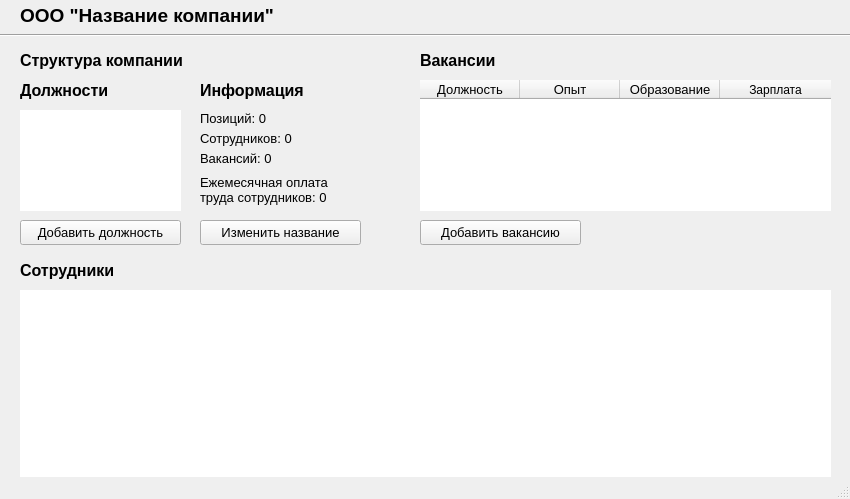
<?xml version="1.0" encoding="UTF-8"?>
<ui version="4.0">
 <class>MainWindow</class>
 <widget class="QMainWindow" name="MainWindow">
  <property name="geometry">
   <rect>
    <x>0</x>
    <y>0</y>
    <width>850</width>
    <height>499</height>
   </rect>
  </property>
  <property name="windowTitle">
   <string>MainWindow</string>
  </property>
  <widget class="QWidget" name="centralwidget">
   <widget class="QTableWidget" name="Employee_tableWidget">
    <property name="geometry">
     <rect>
      <x>20</x>
      <y>290</y>
      <width>811</width>
      <height>191</height>
     </rect>
    </property>
    <property name="font">
     <font>
      <family>Arial</family>
      <pointsize>10</pointsize>
     </font>
    </property>
    <property name="frameShape">
     <enum>QFrame::NoFrame</enum>
    </property>
    <property name="editTriggers">
     <set>QAbstractItemView::NoEditTriggers</set>
    </property>
    <property name="sortingEnabled">
     <bool>true</bool>
    </property>
    <property name="rowCount">
     <number>0</number>
    </property>
    <property name="columnCount">
     <number>6</number>
    </property>
    <attribute name="horizontalHeaderVisible">
     <bool>false</bool>
    </attribute>
    <attribute name="horizontalHeaderCascadingSectionResizes">
     <bool>true</bool>
    </attribute>
    <attribute name="horizontalHeaderDefaultSectionSize">
     <number>130</number>
    </attribute>
    <attribute name="horizontalHeaderHighlightSections">
     <bool>false</bool>
    </attribute>
    <attribute name="horizontalHeaderShowSortIndicator" stdset="0">
     <bool>false</bool>
    </attribute>
    <attribute name="horizontalHeaderStretchLastSection">
     <bool>true</bool>
    </attribute>
    <attribute name="verticalHeaderVisible">
     <bool>false</bool>
    </attribute>
    <attribute name="verticalHeaderCascadingSectionResizes">
     <bool>true</bool>
    </attribute>
    <attribute name="verticalHeaderHighlightSections">
     <bool>false</bool>
    </attribute>
    <column>
     <property name="text">
      <string>ФИО</string>
     </property>
    </column>
    <column>
     <property name="text">
      <string>Возраст</string>
     </property>
    </column>
    <column>
     <property name="text">
      <string>Должность</string>
     </property>
    </column>
    <column>
     <property name="text">
      <string>Образование</string>
     </property>
    </column>
    <column>
     <property name="text">
      <string>Опыт работы</string>
     </property>
    </column>
    <column>
     <property name="text">
      <string>Начало работы</string>
     </property>
    </column>
   </widget>
   <widget class="QLabel" name="cmp_name_label">
    <property name="geometry">
     <rect>
      <x>20</x>
      <y>0</y>
      <width>851</width>
      <height>31</height>
     </rect>
    </property>
    <property name="font">
     <font>
      <family>Arial</family>
      <pointsize>14</pointsize>
      <weight>75</weight>
      <bold>true</bold>
     </font>
    </property>
    <property name="text">
     <string>ООО &quot;Название компании&quot;</string>
    </property>
   </widget>
   <widget class="QTableWidget" name="vac_tableWidget">
    <property name="geometry">
     <rect>
      <x>420</x>
      <y>80</y>
      <width>411</width>
      <height>131</height>
     </rect>
    </property>
    <property name="frameShape">
     <enum>QFrame::NoFrame</enum>
    </property>
    <property name="editTriggers">
     <set>QAbstractItemView::NoEditTriggers</set>
    </property>
    <property name="columnCount">
     <number>4</number>
    </property>
    <attribute name="horizontalHeaderCascadingSectionResizes">
     <bool>true</bool>
    </attribute>
    <attribute name="horizontalHeaderHighlightSections">
     <bool>false</bool>
    </attribute>
    <attribute name="horizontalHeaderShowSortIndicator" stdset="0">
     <bool>false</bool>
    </attribute>
    <attribute name="horizontalHeaderStretchLastSection">
     <bool>true</bool>
    </attribute>
    <attribute name="verticalHeaderVisible">
     <bool>false</bool>
    </attribute>
    <attribute name="verticalHeaderHighlightSections">
     <bool>false</bool>
    </attribute>
    <column>
     <property name="text">
      <string>Должность</string>
     </property>
     <property name="font">
      <font>
       <pointsize>10</pointsize>
      </font>
     </property>
     <property name="textAlignment">
      <set>AlignCenter</set>
     </property>
    </column>
    <column>
     <property name="text">
      <string>Опыт</string>
     </property>
     <property name="font">
      <font>
       <pointsize>10</pointsize>
      </font>
     </property>
     <property name="textAlignment">
      <set>AlignCenter</set>
     </property>
    </column>
    <column>
     <property name="text">
      <string>Образование</string>
     </property>
     <property name="font">
      <font>
       <pointsize>10</pointsize>
      </font>
     </property>
     <property name="textAlignment">
      <set>AlignCenter</set>
     </property>
    </column>
    <column>
     <property name="text">
      <string>Зарплата</string>
     </property>
     <property name="textAlignment">
      <set>AlignCenter</set>
     </property>
    </column>
   </widget>
   <widget class="QListWidget" name="poses_listWidget">
    <property name="geometry">
     <rect>
      <x>20</x>
      <y>110</y>
      <width>161</width>
      <height>101</height>
     </rect>
    </property>
    <property name="font">
     <font>
      <family>Arial</family>
      <pointsize>11</pointsize>
     </font>
    </property>
    <property name="contextMenuPolicy">
     <enum>Qt::CustomContextMenu</enum>
    </property>
    <property name="frameShape">
     <enum>QFrame::NoFrame</enum>
    </property>
    <property name="editTriggers">
     <set>QAbstractItemView::NoEditTriggers</set>
    </property>
   </widget>
   <widget class="QLabel" name="cmp_struct_label">
    <property name="geometry">
     <rect>
      <x>20</x>
      <y>50</y>
      <width>171</width>
      <height>21</height>
     </rect>
    </property>
    <property name="font">
     <font>
      <family>Arial</family>
      <pointsize>12</pointsize>
      <weight>75</weight>
      <bold>true</bold>
     </font>
    </property>
    <property name="text">
     <string>Структура компании</string>
    </property>
   </widget>
   <widget class="QLabel" name="cmp_poses_name_label">
    <property name="geometry">
     <rect>
      <x>20</x>
      <y>80</y>
      <width>91</width>
      <height>21</height>
     </rect>
    </property>
    <property name="font">
     <font>
      <family>Arial</family>
      <pointsize>12</pointsize>
      <weight>75</weight>
      <italic>false</italic>
      <bold>true</bold>
      <underline>false</underline>
     </font>
    </property>
    <property name="text">
     <string>Должности</string>
    </property>
   </widget>
   <widget class="QPushButton" name="add_pos_pushButton">
    <property name="geometry">
     <rect>
      <x>20</x>
      <y>220</y>
      <width>161</width>
      <height>25</height>
     </rect>
    </property>
    <property name="font">
     <font>
      <family>Arial</family>
      <pointsize>10</pointsize>
     </font>
    </property>
    <property name="text">
     <string>Добавить должность</string>
    </property>
   </widget>
   <widget class="QLabel" name="cmp_info_label">
    <property name="geometry">
     <rect>
      <x>200</x>
      <y>80</y>
      <width>111</width>
      <height>21</height>
     </rect>
    </property>
    <property name="font">
     <font>
      <family>Arial</family>
      <pointsize>12</pointsize>
      <weight>75</weight>
      <bold>true</bold>
     </font>
    </property>
    <property name="text">
     <string>Информация</string>
    </property>
   </widget>
   <widget class="QLabel" name="emp_count_label">
    <property name="geometry">
     <rect>
      <x>200</x>
      <y>130</y>
      <width>101</width>
      <height>16</height>
     </rect>
    </property>
    <property name="font">
     <font>
      <family>Arial</family>
      <pointsize>10</pointsize>
     </font>
    </property>
    <property name="text">
     <string>Сотрудников: 0</string>
    </property>
   </widget>
   <widget class="QLabel" name="vac_count_label">
    <property name="geometry">
     <rect>
      <x>200</x>
      <y>150</y>
      <width>101</width>
      <height>16</height>
     </rect>
    </property>
    <property name="font">
     <font>
      <family>Arial</family>
      <pointsize>10</pointsize>
     </font>
    </property>
    <property name="text">
     <string>Вакансий: 0</string>
    </property>
   </widget>
   <widget class="QLabel" name="sal_count_label">
    <property name="geometry">
     <rect>
      <x>200</x>
      <y>170</y>
      <width>171</width>
      <height>41</height>
     </rect>
    </property>
    <property name="font">
     <font>
      <family>Arial</family>
      <pointsize>10</pointsize>
     </font>
    </property>
    <property name="text">
     <string>&lt;html&gt;&lt;head/&gt;&lt;body&gt;&lt;p&gt;Ежемесячная оплата&lt;br/&gt;труда сотрудников: 0&lt;/p&gt;&lt;/body&gt;&lt;/html&gt;</string>
    </property>
    <property name="textFormat">
     <enum>Qt::RichText</enum>
    </property>
    <property name="wordWrap">
     <bool>true</bool>
    </property>
   </widget>
   <widget class="QPushButton" name="cmp_name_edit_btn">
    <property name="geometry">
     <rect>
      <x>200</x>
      <y>220</y>
      <width>161</width>
      <height>25</height>
     </rect>
    </property>
    <property name="font">
     <font>
      <family>Arial</family>
      <pointsize>10</pointsize>
     </font>
    </property>
    <property name="text">
     <string>Изменить название</string>
    </property>
   </widget>
   <widget class="QLabel" name="pos_count_label">
    <property name="geometry">
     <rect>
      <x>200</x>
      <y>110</y>
      <width>101</width>
      <height>16</height>
     </rect>
    </property>
    <property name="font">
     <font>
      <family>Arial</family>
      <pointsize>10</pointsize>
     </font>
    </property>
    <property name="text">
     <string>Позиций: 0</string>
    </property>
   </widget>
   <widget class="QLabel" name="cmp_vac_label">
    <property name="geometry">
     <rect>
      <x>420</x>
      <y>50</y>
      <width>81</width>
      <height>21</height>
     </rect>
    </property>
    <property name="font">
     <font>
      <family>Arial</family>
      <pointsize>12</pointsize>
      <weight>75</weight>
      <bold>true</bold>
     </font>
    </property>
    <property name="text">
     <string>Вакансии</string>
    </property>
   </widget>
   <widget class="QPushButton" name="add_vac_pushButton">
    <property name="geometry">
     <rect>
      <x>420</x>
      <y>220</y>
      <width>161</width>
      <height>25</height>
     </rect>
    </property>
    <property name="font">
     <font>
      <family>Arial</family>
      <pointsize>10</pointsize>
     </font>
    </property>
    <property name="text">
     <string>Добавить вакансию</string>
    </property>
   </widget>
   <widget class="Line" name="line">
    <property name="geometry">
     <rect>
      <x>-3</x>
      <y>25</y>
      <width>891</width>
      <height>20</height>
     </rect>
    </property>
    <property name="orientation">
     <enum>Qt::Horizontal</enum>
    </property>
   </widget>
   <widget class="QLabel" name="cmp_emp_label">
    <property name="geometry">
     <rect>
      <x>20</x>
      <y>260</y>
      <width>171</width>
      <height>21</height>
     </rect>
    </property>
    <property name="font">
     <font>
      <family>Arial</family>
      <pointsize>12</pointsize>
      <weight>75</weight>
      <bold>true</bold>
     </font>
    </property>
    <property name="text">
     <string>Сотрудники</string>
    </property>
   </widget>
  </widget>
  <widget class="QMenuBar" name="menubar">
   <property name="geometry">
    <rect>
     <x>0</x>
     <y>0</y>
     <width>850</width>
     <height>20</height>
    </rect>
   </property>
  </widget>
  <widget class="QStatusBar" name="statusbar"/>
 </widget>
 <resources/>
 <connections/>
</ui>
